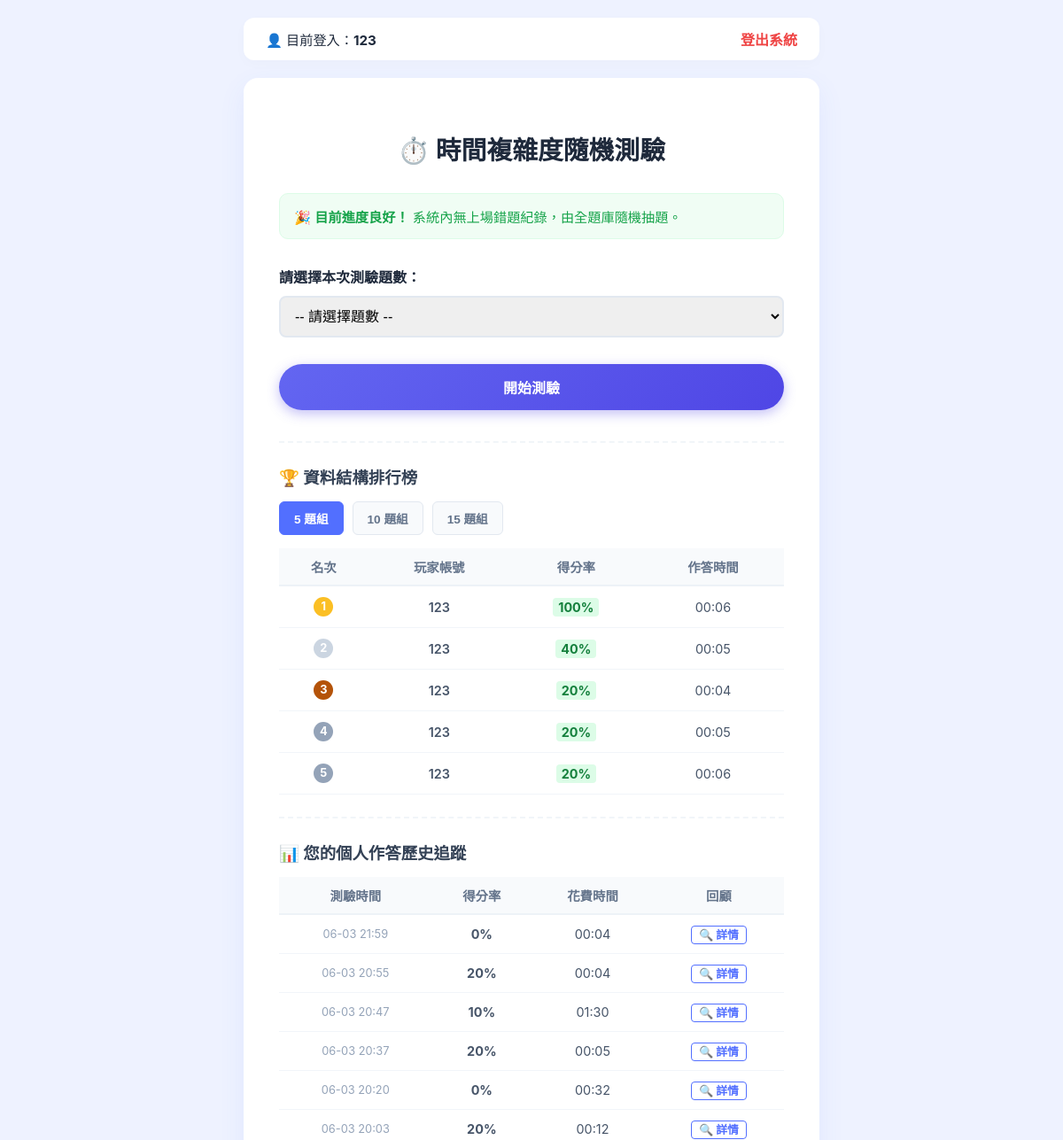
The page / (signed in, upper part) on the database as committed earlier.
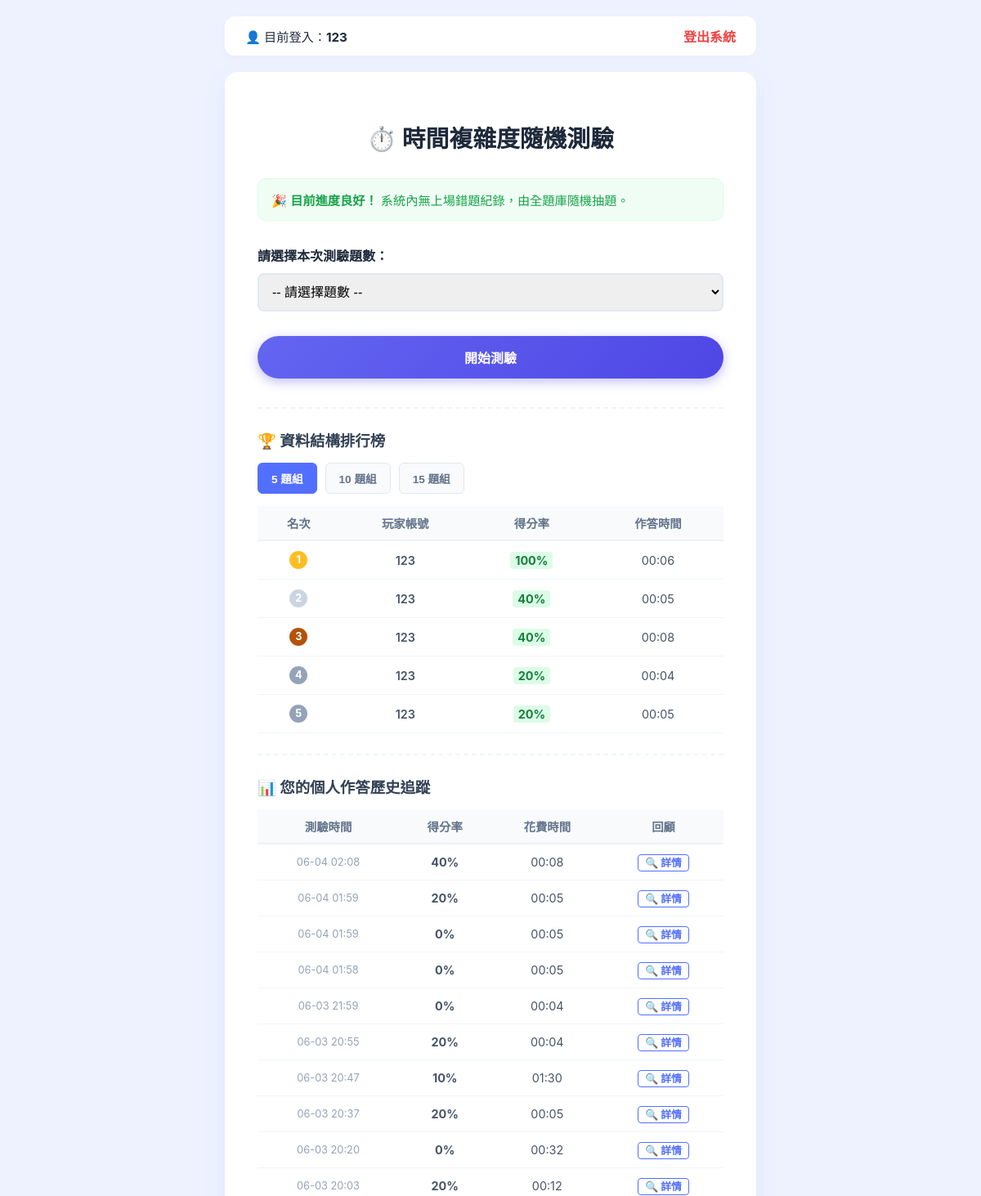
The same page on the database as committed later.
### quiz/models.py (models this page shows, shortened)
class QuizRecord(models.Model):
    user = models.ForeignKey(User, on_delete=models.CASCADE, related_name='quiz_records')
    total_questions = models.IntegerField(verbose_name="總題數")
    correct_count = models.IntegerField(verbose_name="答對題數")
    score_percent = models.IntegerField(verbose_name="得分率")
    duration = models.CharField(max_length=10, verbose_name="花費時間")
    created_at = models.DateTimeField(auto_now_add=True, verbose_name="作答時間")

### quiz/views.py (the view)
# urls.py: path('', views.index, name='index'),
def index(request):
    wrong_ids = request.session.get('wrong_question_ids', [])
    wrong_count = len(wrong_ids)
    my_history = []
    leaderboard_5 = []
    leaderboard_10 = []
    leaderboard_15 = []
    if request.user.is_authenticated:
        my_history = QuizRecord.objects.filter(user=request.user).order_by('-created_at')
    leaderboard_5 = QuizRecord.objects.filter(total_questions=5).order_by('-score_percent', 'duration')[:5]
    leaderboard_10 = QuizRecord.objects.filter(total_questions=10).order_by('-score_percent', 'duration')[:5]
    leaderboard_15 = QuizRecord.objects.filter(total_questions=15).order_by('-score_percent', 'duration')[:5]
    context = {
        'wrong_count': wrong_count,
        'my_history': my_history,
        'leaderboard_5': leaderboard_5,
        'leaderboard_10': leaderboard_10,
        'leaderboard_15': leaderboard_15,
    }
    return render(request, 'quiz/index.html', context)

### quiz/templates/quiz/index.html (shortened to what this page needs)
<!DOCTYPE html>
<html lang="zh-TW">
<head>
</head>
<body>
    <div class="navbar">
        <div class="user-status">
            {% if user.is_authenticated %}
                👤 目前登入：<strong>{{ user.username }}</strong>
            {% else %}
                👤 您尚未登入，紀錄將無法存入排行榜。
            {% endif %}
        </div>
        <div>
            {% if user.is_authenticated %}
                <a href="{% url 'logout' %}" class="auth-link" style="color: #ef4444;">登出系統</a>
            {% else %}
                <a href="{% url 'login' %}" class="auth-link">帳號登入</a>
                <a href="{% url 'register' %}" class="auth-link" style="color:#10b981;">註冊新帳號</a>
            {% endif %}
        </div>
    </div>
    <div class="start-box">
        <h1>⏱️ 時間複雜度隨機測驗</h1>
        {% if wrong_count > 0 %}
            <div class="status-alert status-wrong">
                ⚠️ <strong>偵測到單次錯題：</strong> 您上次有 {{ wrong_count }} 題未答對，本次將優先出現。
            </div>
        {% else %}
            <div class="status-alert status-clear">
                🎉 <strong>目前進度良好！</strong> 系統內無上場錯題紀錄，由全題庫隨機抽題。
            </div>
        {% endif %}
        <form action="{% url 'quiz_home' %}" method="GET">
            <div class="form-group">
                <label for="num_questions">請選擇本次測驗題數：</label>
                <select name="num" id="num_questions" required>
                    <option value="" disabled selected>-- 請選擇題數 --</option>
                </select>
            </div>
            {% if user.is_authenticated %}
                <button type="submit" class="start-btn">開始測驗</button>
            {% else %}
                <button type="button" class="start-btn" style="background: #94a3b8; cursor: not-allowed;" onclick="alert('請先在右上方登入或註冊帳號，才能開始測驗與上榜喔！')">請先登入以開始測驗</button>
            {% endif %}
        </form>
        <div class="dashboard-section">
            <div class="section-title">🏆 資料結構排行榜</div>
            <div class="tab-group">
                <button class="tab-btn active" onclick="switchTab('tab5')">5 題組</button>
                <button class="tab-btn" onclick="switchTab('tab10')">10 題組</button>
                <button class="tab-btn" onclick="switchTab('tab15')">15 題組</button>
            </div>
            <div id="tab5" class="leaderboard-content active">
                {% if leaderboard_5 %}
                    <table class="styled-table">
                        <thead><tr><th>名次</th><th>玩家帳號</th><th>得分率</th><th>作答時間</th></tr></thead>
                        <tbody>
                            {% for r in leaderboard_5 %}
                            <tr>
                                <td><span class="badge-rank rank-{{ forloop.counter }}">{{ forloop.counter }}</span></td>
                                <td style="font-weight:600;">{{ r.user.username }}</td>
                                <td><span class="badge-perfect">{{ r.score_percent }}%</span></td>
                                <td>{{ r.duration }}</td>
                            </tr>
                            {% endfor %}
                        </tbody>
                    </table>
                {% else %} <div class="no-data">5 題組目前空空如也，快來搶佔沙發！</div> {% endif %}
            </div>
        </div>
        {% if user.is_authenticated %}
        <div class="dashboard-section">
            <div class="section-title">
                <span>📊 您的個人作答歷史追蹤</span>
            </div>
            {% if my_history %}
                <table class="styled-table">
                    <thead><tr><th>測驗時間</th><th>得分率</th><th>花費時間</th><th>回顧</th></tr></thead>
                    <tbody>
                        {% for log in my_history %}
                            <tr>
                                <td style="font-size: 0.8rem; color: #94a3b8;">{{ log.created_at|date:"m-d H:i" }}</td>
                                <td style="font-weight:bold;">{{ log.score_percent }}%</td>
                                <td>{{ log.duration }}</td>
                                <td>
                                    <a href="{% url 'record_detail' log.id %}" class="btn-detail">🔍 詳情</a>
                                </td>
                            </tr>
                        {% endfor %}
                    </tbody>
                </table>
            {% else %}
                <div class="no-data">您尚未在此帳號留下作答紀錄。</div>
            {% endif %}
        </div>
        {% endif %}
    </div>
</body>
</html>

### quiz/templates/quiz/index.html (style rules this page uses)
:root { --primary-color: #526fff; --bg-color: #eef2ff; --text-main: #1e293b; --border-color: #e2e8f0; }
body { font-family: -apple-system, BlinkMacSystemFont, sans-serif; background-color: var(--bg-color); color: var(--text-main); margin: 0; padding: 20px; display: flex; flex-direction: column; align-items: center; min-height: 100vh; }
.navbar { width: 100%; max-width: 650px; display: flex; justify-content: space-between; align-items: center; background: #ffffff; padding: 12px 25px; border-radius: 12px; margin-bottom: 20px; box-shadow: 0 4px 15px rgba(0,0,0,0.02); box-sizing: border-box; }
.user-status { font-weight: 500; font-size: 0.95rem; }
.auth-link { color: var(--primary-color); text-decoration: none; font-weight: 600; margin-left: 10px; }
.start-box { width: 100%; max-width: 650px; background: #ffffff; padding: 40px; border-radius: 16px; box-shadow: 0 10px 30px rgba(82, 111, 255, 0.08); text-align: center; box-sizing: border-box; }
h1 { margin-bottom: 30px; font-size: 1.8rem; }
.status-alert { padding: 14px 16px; border-radius: 10px; font-size: 0.95rem; margin-bottom: 30px; text-align: left; }
.status-clear { background-color: #f0fdf4; color: #16a34a; border: 1px solid #dcfce7; }
.form-group { margin-bottom: 30px; text-align: left; }
label { font-weight: 600; display: block; margin-bottom: 10px; }
select { width: 100%; padding: 12px; font-size: 1rem; border: 2px solid var(--border-color); border-radius: 8px; cursor: pointer; }
.start-btn { display: block; width: 100%; padding: 14px; font-size: 16px; font-weight: 600; color: white; background: linear-gradient(135deg, #6366f1 0%, #4f46e5 100%); border: none; border-radius: 50px; cursor: pointer; box-shadow: 0 4px 14px rgba(79, 70, 229, 0.35); margin-bottom: 35px; }
.dashboard-section { border-top: 2px dashed #f1f5f9; padding-top: 25px; margin-top: 25px; text-align: left; }
.section-title { font-size: 1.15rem; font-weight: 700; color: #334155; margin-bottom: 15px; display: flex; align-items: center; gap: 6px; }
.tab-group { display: flex; gap: 10px; margin-bottom: 15px; }
.tab-btn { padding: 8px 16px; font-size: 0.85rem; font-weight: 600; border-radius: 6px; border: 1px solid var(--border-color); background: #f8fafc; cursor: pointer; color: #64748b; transition: all 0.2s; }
.tab-btn.active { background: var(--primary-color); color: white; border-color: var(--primary-color); }
.leaderboard-content { display: none; }
.leaderboard-content.active { display: block; }
.styled-table { width: 100%; border-collapse: collapse; font-size: 0.9rem; }
.styled-table th { background-color: #f8fafc; color: #64748b; font-weight: 600; padding: 10px; border-bottom: 2px solid #edf2f7; text-align: center; }
.styled-table td { padding: 12px 10px; border-bottom: 1px solid #f1f5f9; text-align: center; color: #475569; }
.badge-rank { display: inline-block; width: 22px; height: 22px; line-height: 22px; border-radius: 50%; font-weight: bold; font-size: 0.8rem; color: white; background: #94a3b8; }
.rank-1 { background: #fbbf24; }
.rank-2 { background: #cbd5e1; }
.rank-3 { background: #b45309; }
.badge-perfect { background-color: #dcfce7; color: #15803d; padding: 2px 6px; border-radius: 4px; font-weight: bold; }
.btn-detail { color: var(--primary-color); text-decoration: none; font-weight: bold; border: 1px solid var(--primary-color); padding: 2px 8px; border-radius: 4px; font-size: 0.8rem; }

Rows that differ between the two databases and show on the page:
no longer on this page (row unchanged): QuizRecord: user.username "123", score_percent "20", duration "00:06", shown under "⏱️ 時間複雜度隨機測驗"
added QuizRecord: user.username "123", score_percent "40", duration "00:08", created_at "06-04 02:08"
added QuizRecord: created_at "06-04 01:59", score_percent "20", duration "00:05"
added QuizRecord: created_at "06-04 01:59", score_percent "0", duration "00:05"
added QuizRecord: created_at "06-04 01:58", score_percent "0", duration "00:05"
